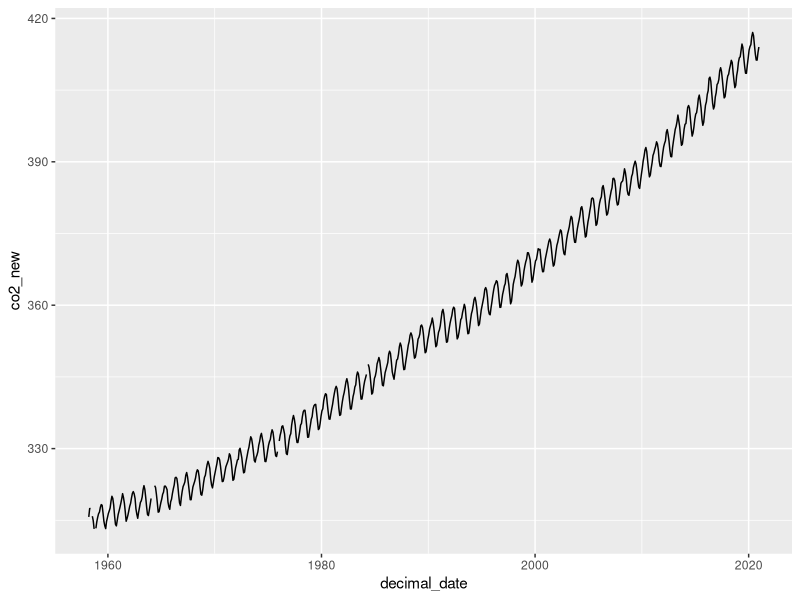
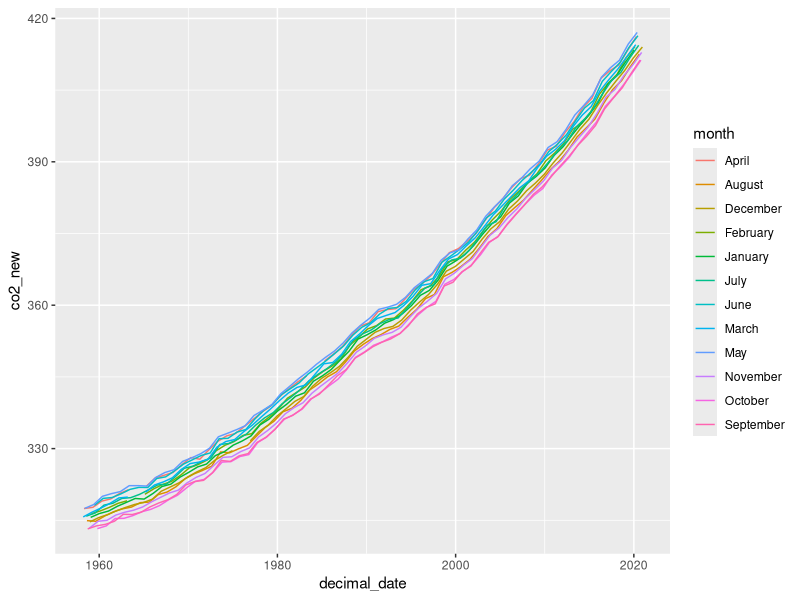
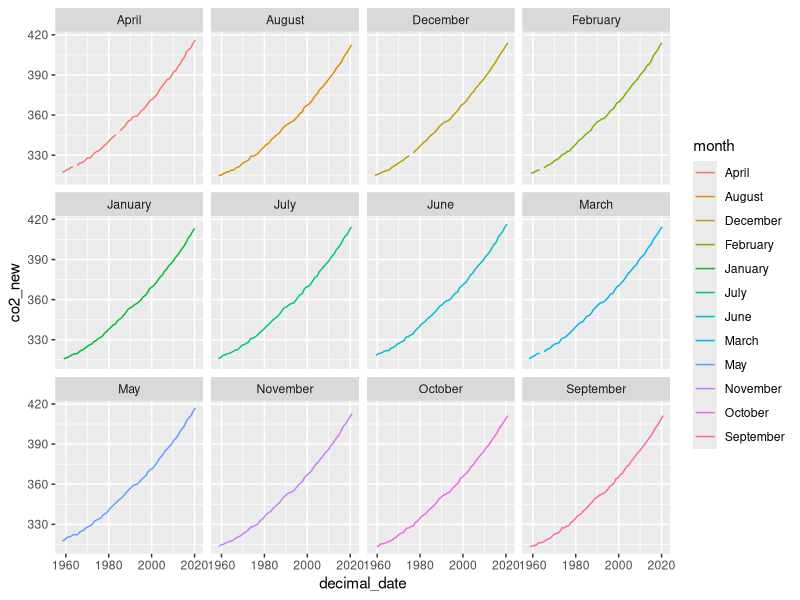
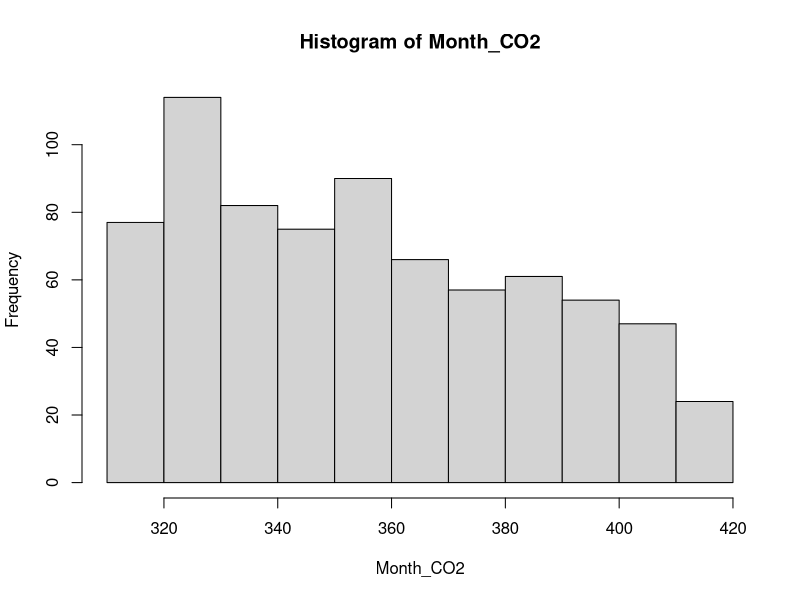
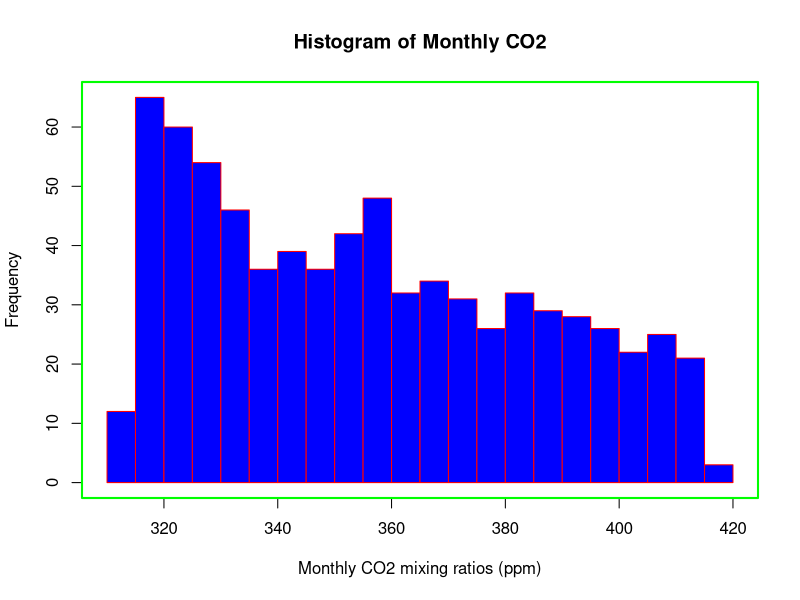
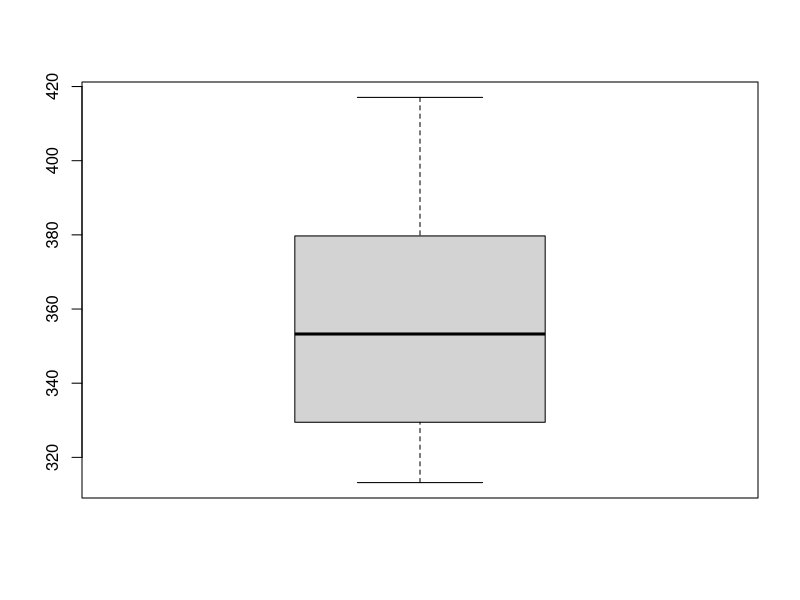
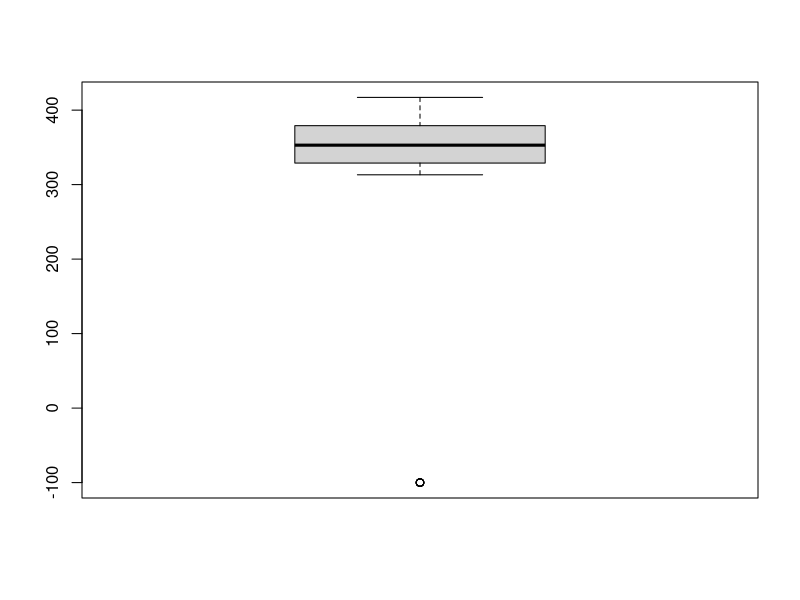
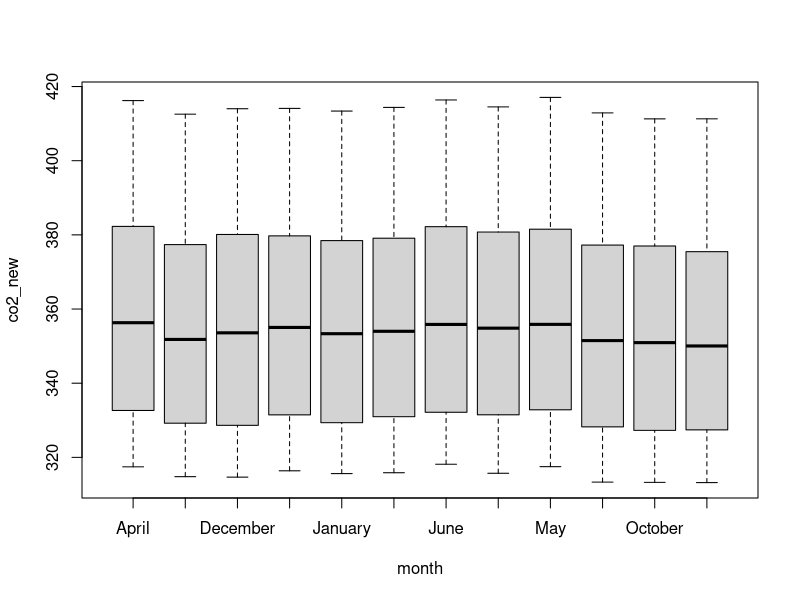

Here is the R script that generated these plots, in order:
## ---- chunk 1
library(tidyr)
library(dplyr)
library(ggplot2)
## ---- chunk 2
Keeling_Data <- read.csv(file = "co2_mm_mlo.csv", header = T)
head(Keeling_Data)
## ---- chunk 3
Keeling_Data_tbl <- as_tibble(Keeling_Data)
Keeling_Data_tbl
## ---- chunk 4
select(Keeling_Data_tbl,year,co2,quality)
select(Keeling_Data_tbl,co2)
## ---- chunk 5
Keeling_Data_tbl %>% 
  select(year,co2,quality)
## ---- chunk 6
Keeling_Data_tbl %>% 
  filter(year == 2000)
## ---- chunk 7
Keeling_Data_tbl %>% 
  select(year,co2,quality) %>% 
  filter(quality == 1)
## ---- chunk 8
Keeling_Data_tbl %>% 
  select(year,month,co2,quality) %>% 
  filter(quality == 1) %>% 
  group_by(month)
## ---- chunk 9
Keeling_Data_tbl %>% 
  select(year,month,co2,quality) %>% 
  filter(quality == 1) %>% 
  group_by(month) %>% 
  summarize(monthly_mean = mean(co2))
## ---- chunk 10
Keeling_Data_tbl %>% 
  select(year,month,co2,quality) %>% 
  filter(quality == 1) %>% 
  group_by(month) %>% 
  summarize(monthly_mean = mean(co2)) %>% 
  arrange(monthly_mean)
## ---- chunk 11
Keeling_Data_tbl %>% 
  select(year,month,co2,quality) %>% 
  filter(quality == 1) %>% 
  group_by(month) %>% 
  summarize(monthly_mean = mean(co2)) %>% 
  arrange(desc(monthly_mean))
## ---- chunk 12
Keeling_Data_tbl %>% 
  select(year,month,co2,quality) %>% 
  filter(quality == 1) %>% 
  group_by(month) %>% 
  summarize(monthly_mean = mean(co2), monthly_sd = sd(co2),
            monthly_min = min(co2), monthly_max = max(co2),
            monthly_se = sd(co2)/sqrt(n()))
## ---- chunk 13
Keeling_Data_tbl %>% 
  mutate(co2_ppb = co2 * 1e3)
## ---- chunk 14
Keeling_Data_tbl %>% 
  mutate(co2_ppb = co2 * 1e3, co2_new = ifelse(quality==1, co2, NA))
## ---- chunk 15
Keeling_Data_tbl %>% 
  mutate(co2_new = ifelse(quality==1, co2, NA)) %>% 
  # Make the plot
  ggplot(aes(x=decimal_date, y=co2_new)) + 
  geom_line()
## ---- chunk 16
Keeling_Data_tbl %>% 
  mutate(co2_new = ifelse(quality==1, co2, NA)) %>% 
  # Make the plot
  ggplot(aes(x=decimal_date, y=co2_new, color=month)) + 
  geom_line()
## ---- chunk 17
Keeling_Data_tbl %>% 
  mutate(co2_new = ifelse(quality==1, co2, NA)) %>% 
  # Make the plot
  ggplot(aes(x=decimal_date, y=co2_new, color=month)) + 
  geom_line() +
  facet_wrap(~ month)
## ---- chunk 18
# Add a new column to the original tibble
Keeling_Data_tbl <- Keeling_Data_tbl %>% 
    mutate(co2_new = ifelse(quality==1, co2, NA))

# Notice we use pull() to get a vector from a tibble
Month_CO2 <- Keeling_Data_tbl %>% 
  pull(co2_new)

# plot hist
hist(Month_CO2)
## ---- chunk 19
hist(Month_CO2,
     xlab = "Monthly CO2 mixing ratios (ppm)",
     main = "Histogram of Monthly CO2",
     breaks = 20,
     col = "blue",
     border = "red")
box(lwd=2,col="green")
## ---- chunk 20
boxplot(Month_CO2)
## ---- chunk 21
boxplot(Keeling_Data$co2)
## ---- chunk 22
boxplot(co2_new ~ month, data=Keeling_Data_tbl)
## ---- chunk 23
boxplot(co2_new ~ month, data=Keeling_Data_tbl,
xlab = "Month",
ylab = "CO2 (ppm)",
main = "Monthly CO2",
cex = 2,
col = "orange",
border = "darkgreen")
## ---- chunk 24
plot(co2_new ~ year, data=Keeling_Data_tbl)
## ---- chunk 25
plot(co2_new ~ year, data=Keeling_Data_tbl,
xlab = "Year",
ylab = "CO2 (ppm)",
main = "CO2 vs Year",
pch = "+",
cex = 2,
col = "navy")
